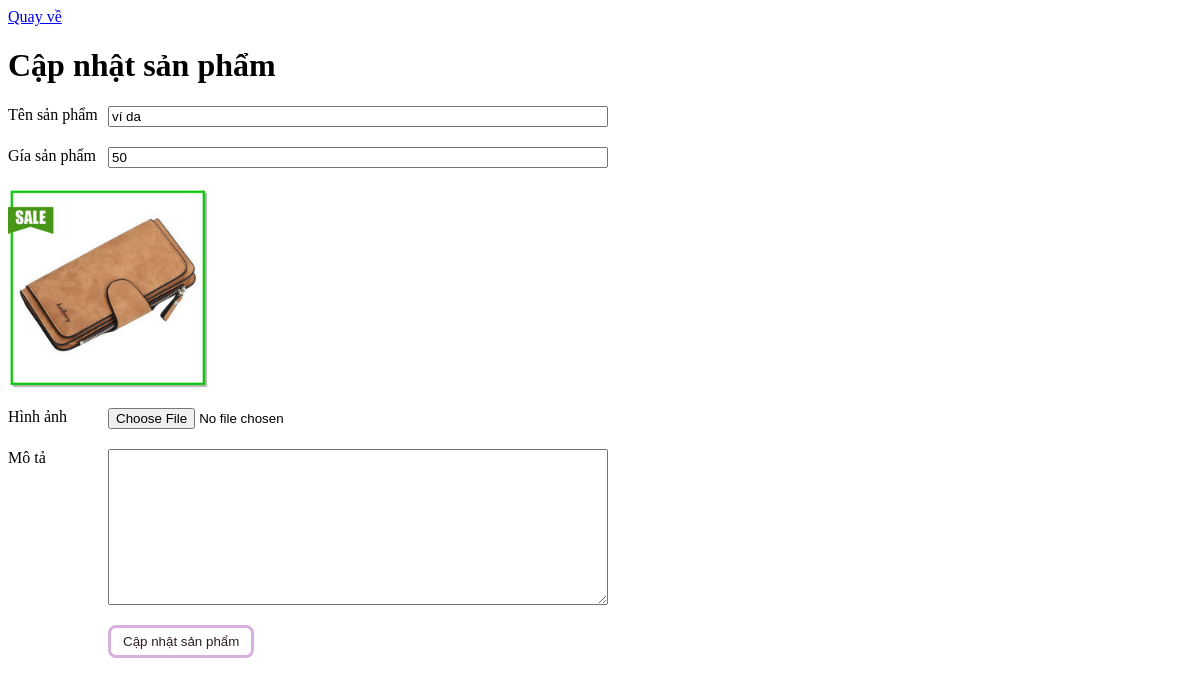
The app's page /suasanpham.php?id=9 with its own data.
### tables this page shows
CREATE TABLE `sanpham` (
  `masp` int(11) NOT NULL,
  `tensp` varchar(100) NOT NULL,
  `gia` int(11) NOT NULL,
  `mota` varchar(255) NOT NULL,
  `imgURL` varchar(225) NOT NULL
);

### suasanpham.php (the view, shortened to what this page needs)
<?php
    require("ketNoiDatabase.php");
    $masp =(int) $_GET['id'];
    $sql = "SELECT * FROM `sanpham` WHERE `masp` = '$masp'";
    $query = mysqli_query($conn,$sql);
    $row = mysqli_fetch_array($query);
?>
<!DOCTYPE html>
<html lang="en">
<head>
</head>
<body>
    <a href="trangchu.php">Quay về </a>
    <h1>Cập nhật sản phẩm</h1>
    <form action="" method="POST" enctype="multipart/form-data">
        <div>
            <label for="ten">Tên sản phẩm</label>
            <input type="text" id='ten' name="ten" value="<?= $row["tensp"]?>">
        </div>
        <div>
            <label for="gia">Gía sản phẩm</label>
            <input type="number" id='gia' name="gia"  value="<?= $row["gia"]?>">
        </div>
        <div>
            <img style="width:200px;height: 200px;" src='./images/<?= $row["imgURL"]?>' alt="">
        </div>
        <div>
            <label for="file">Hình ảnh </label>
            <input type="file"  id="file" name="hinhanh" value="Choose File">
        </div>
        <div>
            <label for="mota">Mô tả </label>
            <textarea name="mota" id='mota'  cols="30" rows="10"><?= $row["mota"]?></textarea>
        </div>
        <button type="submit" name="submit">
        Cập nhật sản phẩm
        </button>
    </form>
</body>
</html>

### suasanpham.php (style rules this page uses)
form { width: 600px; }
div { display: flex; margin-bottom: 20px; }
label { width: 100px; }
input,textarea { flex: 1; }
button { margin-left: 100px; padding: 6px 12px; color: #2F1C25; background-color: transparent; border: 3px solid #D7B0DF; border-radius:8px; cursor: pointer; }

### records on screen
sanpham: ten "ví da", gia "50", imgURL (picture)
